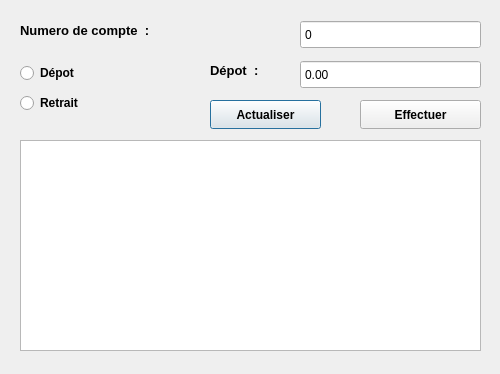
<?xml version="1.0" encoding="UTF-8"?>
<ui version="4.0">
 <class>Transactions</class>
 <widget class="QDialog" name="Transactions">
  <property name="geometry">
   <rect>
    <x>0</x>
    <y>0</y>
    <width>500</width>
    <height>374</height>
   </rect>
  </property>
  <property name="minimumSize">
   <size>
    <width>500</width>
    <height>374</height>
   </size>
  </property>
  <property name="maximumSize">
   <size>
    <width>500</width>
    <height>374</height>
   </size>
  </property>
  <property name="windowTitle">
   <string>Transactions</string>
  </property>
  <property name="windowIcon">
   <iconset theme="QIcon::ThemeIcon::MediaPlaylistRepeat"/>
  </property>
  <widget class="QRadioButton" name="radioButton">
   <property name="geometry">
    <rect>
     <x>20</x>
     <y>60</y>
     <width>112</width>
     <height>26</height>
    </rect>
   </property>
   <property name="font">
    <font>
     <pointsize>9</pointsize>
     <bold>true</bold>
    </font>
   </property>
   <property name="text">
    <string>Dépot</string>
   </property>
  </widget>
  <widget class="QRadioButton" name="radioButton_2">
   <property name="geometry">
    <rect>
     <x>20</x>
     <y>90</y>
     <width>112</width>
     <height>26</height>
    </rect>
   </property>
   <property name="font">
    <font>
     <pointsize>9</pointsize>
     <bold>true</bold>
    </font>
   </property>
   <property name="text">
    <string>Retrait</string>
   </property>
  </widget>
  <widget class="QPushButton" name="pushButton">
   <property name="geometry">
    <rect>
     <x>210</x>
     <y>100</y>
     <width>111</width>
     <height>29</height>
    </rect>
   </property>
   <property name="font">
    <font>
     <bold>true</bold>
    </font>
   </property>
   <property name="text">
    <string>Actualiser</string>
   </property>
  </widget>
  <widget class="QPushButton" name="pushButton_2">
   <property name="geometry">
    <rect>
     <x>360</x>
     <y>100</y>
     <width>121</width>
     <height>29</height>
    </rect>
   </property>
   <property name="font">
    <font>
     <bold>true</bold>
    </font>
   </property>
   <property name="text">
    <string>Effectuer</string>
   </property>
  </widget>
  <widget class="QLabel" name="label">
   <property name="geometry">
    <rect>
     <x>210</x>
     <y>60</y>
     <width>71</width>
     <height>20</height>
    </rect>
   </property>
   <property name="font">
    <font>
     <pointsize>10</pointsize>
     <bold>true</bold>
    </font>
   </property>
   <property name="text">
    <string>Dépot  :</string>
   </property>
  </widget>
  <widget class="QDoubleSpinBox" name="doubleSpinBox">
   <property name="geometry">
    <rect>
     <x>300</x>
     <y>60</y>
     <width>181</width>
     <height>29</height>
    </rect>
   </property>
   <property name="buttonSymbols">
    <enum>QAbstractSpinBox::ButtonSymbols::NoButtons</enum>
   </property>
   <property name="maximum">
    <double>99999999999.990005493164063</double>
   </property>
  </widget>
  <widget class="QLabel" name="label_2">
   <property name="geometry">
    <rect>
     <x>20</x>
     <y>20</y>
     <width>191</width>
     <height>20</height>
    </rect>
   </property>
   <property name="font">
    <font>
     <pointsize>10</pointsize>
     <bold>true</bold>
    </font>
   </property>
   <property name="text">
    <string>Numero de compte  :</string>
   </property>
  </widget>
  <widget class="QSpinBox" name="spinBox">
   <property name="geometry">
    <rect>
     <x>300</x>
     <y>20</y>
     <width>181</width>
     <height>29</height>
    </rect>
   </property>
   <property name="buttonSymbols">
    <enum>QAbstractSpinBox::ButtonSymbols::NoButtons</enum>
   </property>
   <property name="maximum">
    <number>99999999</number>
   </property>
   <property name="singleStep">
    <number>2</number>
   </property>
  </widget>
  <widget class="QTableView" name="tableView">
   <property name="geometry">
    <rect>
     <x>20</x>
     <y>140</y>
     <width>461</width>
     <height>211</height>
    </rect>
   </property>
  </widget>
 </widget>
 <resources/>
 <connections/>
</ui>
